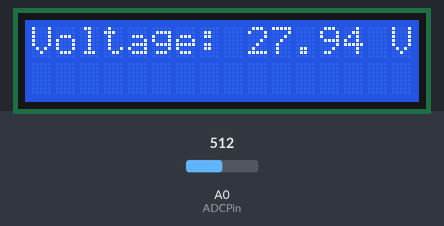
The sketch below on a simulated Arduino Uno, built with avr-gcc and run on an emulated ATmega328P. Parts: 16×2 character LCD. The test bench sets the inputs (shaded band); at power-on: A0 (ADCPin) = 512.

Above: at 1.2 s.
1.3 s: A0 (ADCPin) set to 194
At 1.7 s:
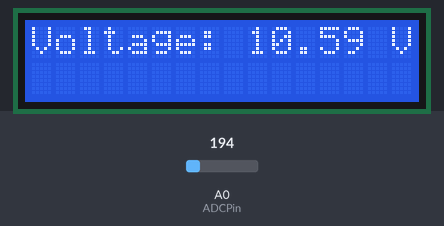
2.8 s: A0 (ADCPin) set to 166
At 3.2 s:
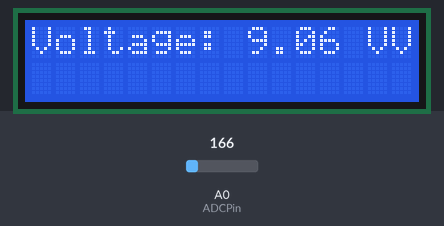
4.3 s: A0 (ADCPin) set to 122
At 4.6 s:
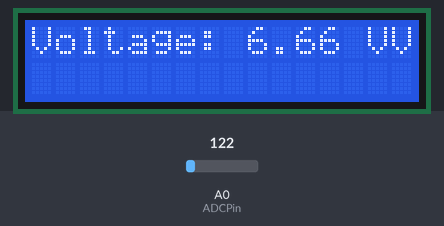
Timing chart, 0 to 7.3 s (numbered marks = the images above; inputs shaded):
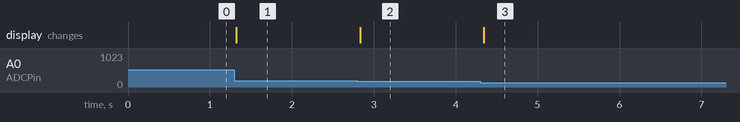

Measured:
- the behaviour switches between 184 and 183 on A0 (ADCPin) (found by bisection; images 1 and 2)
- after the input at 1.3 s, the display: changes at once (image 1)
- after the input at 2.8 s, the display: changes at once (image 2)
- after the input at 4.3 s, the display: changes at once (image 3)

The sketch:

Voltmeter_LCD.ino
```cpp
/*******************************************************************************
 * Modified from blog article by Jennifer Marsh on Udemy.com
 * (https://blog.udemy.com/arduino-voltmeter/)
 * Building an Arduino DC Voltmeter
 ******************************************************************************/
#include <LiquidCrystal.h>

const unsigned int rs = 12, en = 11, d4 = 5, d5 = 4, d6 = 3, d7 = 2;
LiquidCrystal lcd(rs, en, d4, d5, d6, d7);
const unsigned int ADCPin = A0;
float vPow = 5.08; // measured from Arduino +5 V to GND
float r1 = 10000000;
float r2 = 1000000;

void setup() {
  /*
  // open serial port
  Serial.begin(9600);
  // initialize serial monitor
  Serial.println("--------------------");
  Serial.println("DC VOLTMETER");
  Serial.print("Maximum Voltage: ");
  Serial.print(vPow*(r1+r2)/r2);
  Serial.println("V");
  Serial.println("--------------------");
  Serial.println();
  */
  // initialize lcd
  lcd.begin(16, 2);
  lcd.print("Voltage:");
}

void loop() {
  // calculate v_in, which is the measured voltage (v_out is the voltage read by ADCPin)
  float v_out = analogRead(0)*(vPow/1024.0);
  float v_in = v_out*(r1+r2)/r2;
  /*
  // print voltage to serial monitor
  Serial.print(v_in);
  Serial.println(" V");
  */
  // print voltage to lcd
  lcd.setCursor(9, 0);
  lcd.print(v_in);
  lcd.print(" V");
  delay(250);
}
```
